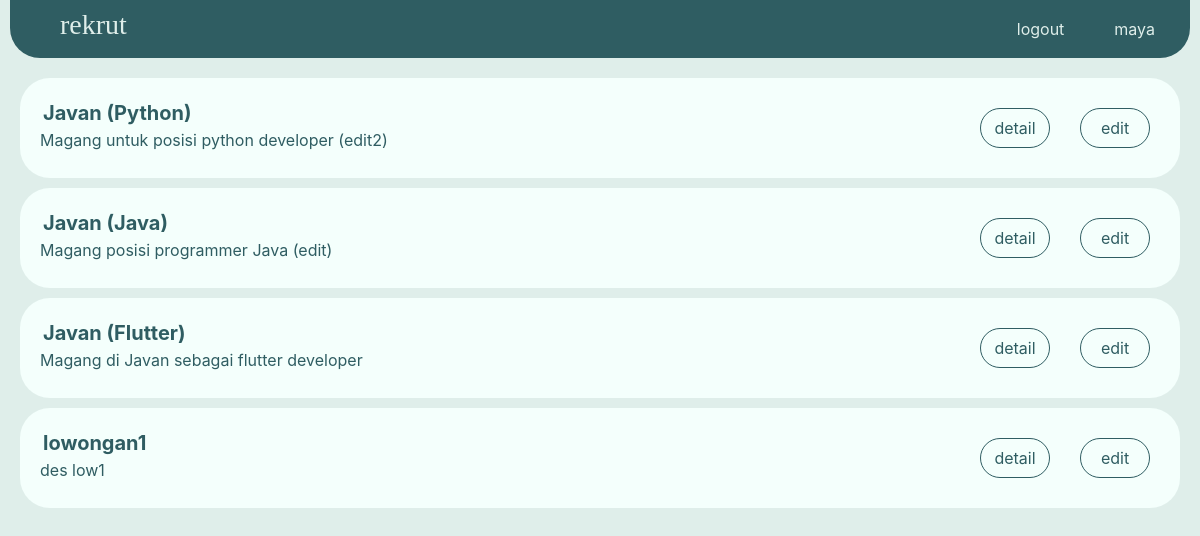
Page /hdc/ (signed in) on the committed database.
### rekrutmen/models.py (models this page shows, shortened)
class Job(models.Model):
    job_name = models.CharField(max_length=100)
    description = models.TextField()
    hdc_id = models.ForeignKey(User, on_delete=models.CASCADE, null=True)
    tests = models.ManyToManyField(Test)

### rekrutmen/views.py (the view)
# urls.py: path('hdc/', views.hdc, name='hdc'),
def hdc (request):
    dataset = Job.objects.filter(hdc_id=request.user)
    context = {'dataset':dataset}
    return render(request, 'hdc/hdc_dashboard.html', context)

### rekrutmen/templates/hdc/hdc_dashboard.html (shortened to what this page needs)
{% extends 'public/base.html' %}
{% block content %}
<div class="content">
    <div class = "content-card">
        <ul>
            {% for data in dataset %}
            <li>
                <div class="job-card">
                    <div>
                        <h5>{{ data.job_name }}</h5>
                        <p>{{ data.description }}</p>
                    </div>
                    <div style="display: flex">
                        <div id="jobContainer1">
                            <a href="{% url 'detail_job' data.id %}" id="job-act">
                                detail
                            </a>
                        </div>
                        <div id="jobContainer1">
                            <a href="{% url 'edit_job' data.id %}" id="job-act">
                                edit
                            </a>
                        </div>
                    </div>
                </div>
            </li>
            {% endfor %}
        </ul>
    </div>
</div>
{% endblock %}

### rekrutmen/templates/public/base.html (shortened to what this page needs)
{% load static %}
<!DOCTYPE html>
<html lang="en" xml:lang="en">
<head>
    <link rel="stylesheet" href="https://stackpath.bootstrapcdn.com/bootstrap/4.1.3/css/bootstrap.min.css">
    <link rel="stylesheet"  href="{%  static  'css/style.css'  %}">
</head>
<body>
    <div class="navbar">
        <div class="header-title">
            <a href="{% url 'dashboard' %}"><h3>rekrut</h3></a>
        </div>
        <div class="menu">
            <ul>
                {% if user.is_authenticated %}
                <li><a href="#">{{ user.username }}</a></li>
                <li><a href="{% url 'logout' %}">logout</a></li>
                {% else %}
                <li><a href="{% url 'login' %}">login</a></li>
                <li><a href="{% url 'register' %}">sign up</a></li>
                {% endif %}
            </ul>
        </div>
    </div>
    <div>
	{% block content %}
	{% endblock %}
    </div>
</body>
</html>

### rekrutmen/static/css/style.css (style rules this page uses)
:root { --main-light: #DFEEEA; --main-dark: #2F5D62; --dark-accent: #5E8B7E; --light-accent: #A7C4BC; }
body { background-color: var(--main-light) }
.navbar { background-color: var(--main-dark); margin-left: 10px; margin-right: 10px; margin-bottom: 10px; padding: 0px; border-radius: 0px 0px 30px 30px }
.navbar ul { list-style-type: none; margin: 0; padding: 10px; overflow: hidden; }
.navbar li { float: right; }
.navbar li a { display: block; color: var(--main-light); text-align: center; padding: 7px 25px; border-radius: 30px; }
.header-title { float: left; color: var(--main-light); display: block; padding: 7px 10px; padding-left: 50px; text-align: center; font-family: "nasalization"; }
.header-title a { text-decoration: none; color: var(--main-light); }
.content { height: 100%; margin: 10px; display: flex; justify-content: center; }
.content-card { color: var(--main-dark); width: 100%; list-style-type: none; }
.content-card ul { list-style-type: none; margin: 0; padding: 0; overflow: hidden; }
.job-card { background-color: #f4fffc; height: 100px; border-radius: 30px; padding: 20px; margin: 10px; display: flex; justify-content: space-between; }
.job-card h5 { font-weight: bold; margin: 3px; }
.job-card #jobContainer1 { padding: 10px 0px; display: flex; text-align: center; margin: 0px 10px; }
.job-card #job-act { border-style: solid; border-width: 1px; border-color: var(--main-dark); color: var(--main-dark); border-radius: 30px; height: 40px; width: 70px; padding: 7px 0px; margin: 0px 0px 0px 10px; }

### rows in the picture
Job: job_name "Javan (Python)", description "Magang untuk posisi python developer (edit2)"
Job: job_name "Javan (Java)", description "Magang posisi programmer Java (edit)"
Job: job_name "Javan (Flutter)", description "Magang di Javan sebagai flutter developer"
Job: job_name "lowongan1", description "des low1"

### other values in the picture
{{ user.username }} "maya"
